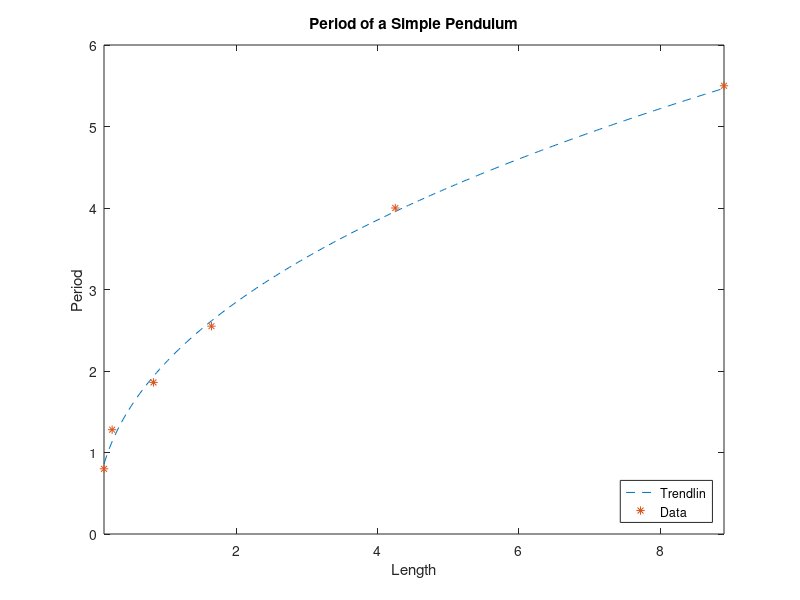

MATLAB code to generate this figure:
clear,clc
%Samuel Razumovskiy
meter=[.13,.245,.830,1.65,4.25,8.9];
s=[.8,1.28,1.86,2.55,4,5.5];
M=log(meter); %Finding log of both sides
S=log(s);
EQ=polyfit(M,S,1); %b and m of linear graph
m=(EQ(1,1)); %Finding b and m of equation
b=exp(EQ(1,2));
f=@(x) b*x^m; %Making the function
fplot(f,[.13 8.9],'--'); %plotting as a function
hold on
plot(meter,s,'*')
title('Period of a Simple Pendulum')
xlabel('Length')
ylabel('Period')
legend('Trendlin','Data','location','southeast')
disp('Equation=2.1002*x^0.4378') %Displaying equation of line
